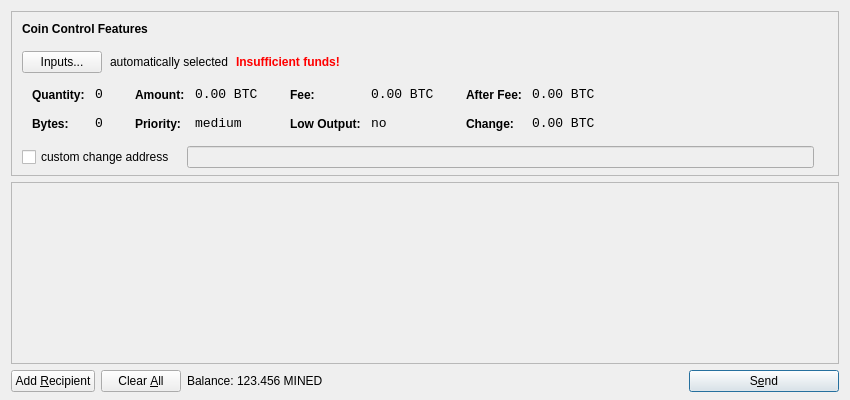
<?xml version="1.0" encoding="UTF-8"?>
<ui version="4.0">
 <class>SendCoinsDialog</class>
 <widget class="QDialog" name="SendCoinsDialog">
  <property name="geometry">
   <rect>
    <x>0</x>
    <y>0</y>
    <width>850</width>
    <height>400</height>
   </rect>
  </property>
  <property name="windowTitle">
   <string>Send Coins</string>
  </property>
  <layout class="QVBoxLayout" name="verticalLayout" stretch="0,1,0">
   <property name="bottomMargin">
    <number>8</number>
   </property>
   <item>
    <widget class="QFrame" name="frameCoinControl">
     <property name="sizePolicy">
      <sizepolicy hsizetype="Expanding" vsizetype="Expanding">
       <horstretch>0</horstretch>
       <verstretch>0</verstretch>
      </sizepolicy>
     </property>
     <property name="maximumSize">
      <size>
       <width>16777215</width>
       <height>16777215</height>
      </size>
     </property>
     <property name="frameShape">
      <enum>QFrame::StyledPanel</enum>
     </property>
     <property name="frameShadow">
      <enum>QFrame::Sunken</enum>
     </property>
     <layout class="QVBoxLayout" name="verticalLayoutCoinControl2">
      <property name="spacing">
       <number>-1</number>
      </property>
      <property name="leftMargin">
       <number>0</number>
      </property>
      <property name="topMargin">
       <number>0</number>
      </property>
      <property name="rightMargin">
       <number>0</number>
      </property>
      <property name="bottomMargin">
       <number>6</number>
      </property>
      <item>
       <layout class="QVBoxLayout" name="verticalLayoutCoinControl" stretch="0,0,0,0,1">
        <property name="spacing">
         <number>0</number>
        </property>
        <property name="leftMargin">
         <number>10</number>
        </property>
        <property name="topMargin">
         <number>10</number>
        </property>
        <item>
         <layout class="QHBoxLayout" name="horizontalLayoutCoinControl1">
          <property name="bottomMargin">
           <number>15</number>
          </property>
          <item>
           <widget class="QLabel" name="labelCoinControlFeatures">
            <property name="sizePolicy">
             <sizepolicy hsizetype="Preferred" vsizetype="Maximum">
              <horstretch>0</horstretch>
              <verstretch>0</verstretch>
             </sizepolicy>
            </property>
            <property name="font">
             <font>
              <weight>75</weight>
              <bold>true</bold>
             </font>
            </property>
            <property name="styleSheet">
             <string notr="true">font-weight:bold;</string>
            </property>
            <property name="text">
             <string>Coin Control Features</string>
            </property>
           </widget>
          </item>
         </layout>
        </item>
        <item>
         <layout class="QHBoxLayout" name="horizontalLayoutCoinControl2" stretch="0,0,0,0">
          <property name="spacing">
           <number>8</number>
          </property>
          <property name="bottomMargin">
           <number>10</number>
          </property>
          <item>
           <widget class="QPushButton" name="pushButtonCoinControl">
            <property name="styleSheet">
             <string notr="true"/>
            </property>
            <property name="text">
             <string>Inputs...</string>
            </property>
           </widget>
          </item>
          <item>
           <widget class="QLabel" name="labelCoinControlAutomaticallySelected">
            <property name="text">
             <string>automatically selected</string>
            </property>
            <property name="margin">
             <number>5</number>
            </property>
           </widget>
          </item>
          <item>
           <widget class="QLabel" name="labelCoinControlInsuffFunds">
            <property name="font">
             <font>
              <weight>75</weight>
              <bold>true</bold>
             </font>
            </property>
            <property name="styleSheet">
             <string notr="true">color:red;font-weight:bold;</string>
            </property>
            <property name="text">
             <string>Insufficient funds!</string>
            </property>
            <property name="margin">
             <number>5</number>
            </property>
           </widget>
          </item>
          <item>
           <spacer name="horizontalSpacerCoinControl">
            <property name="orientation">
             <enum>Qt::Horizontal</enum>
            </property>
            <property name="sizeHint" stdset="0">
             <size>
              <width>40</width>
              <height>1</height>
             </size>
            </property>
           </spacer>
          </item>
         </layout>
        </item>
        <item>
         <widget class="QWidget" name="widgetCoinControl" native="true">
          <property name="sizePolicy">
           <sizepolicy hsizetype="Preferred" vsizetype="Preferred">
            <horstretch>0</horstretch>
            <verstretch>0</verstretch>
           </sizepolicy>
          </property>
          <property name="minimumSize">
           <size>
            <width>0</width>
            <height>0</height>
           </size>
          </property>
          <property name="styleSheet">
           <string notr="true"/>
          </property>
          <layout class="QHBoxLayout" name="horizontalLayoutCoinControl5">
           <property name="margin">
            <number>0</number>
           </property>
           <item>
            <layout class="QHBoxLayout" name="horizontalLayoutCoinControl3" stretch="0,0,0,1">
             <property name="spacing">
              <number>20</number>
             </property>
             <property name="topMargin">
              <number>0</number>
             </property>
             <property name="bottomMargin">
              <number>10</number>
             </property>
             <item>
              <layout class="QFormLayout" name="formLayoutCoinControl1">
               <property name="horizontalSpacing">
                <number>10</number>
               </property>
               <property name="verticalSpacing">
                <number>14</number>
               </property>
               <property name="leftMargin">
                <number>10</number>
               </property>
               <property name="topMargin">
                <number>4</number>
               </property>
               <property name="rightMargin">
                <number>6</number>
               </property>
               <item row="0" column="0">
                <widget class="QLabel" name="labelCoinControlQuantityText">
                 <property name="styleSheet">
                  <string notr="true">font-weight:bold;</string>
                 </property>
                 <property name="text">
                  <string>Quantity:</string>
                 </property>
                 <property name="margin">
                  <number>0</number>
                 </property>
                </widget>
               </item>
               <item row="0" column="1">
                <widget class="QLabel" name="labelCoinControlQuantity">
                 <property name="font">
                  <font>
                   <family>Monospace</family>
                   <pointsize>10</pointsize>
                  </font>
                 </property>
                 <property name="cursor">
                  <cursorShape>IBeamCursor</cursorShape>
                 </property>
                 <property name="contextMenuPolicy">
                  <enum>Qt::ActionsContextMenu</enum>
                 </property>
                 <property name="text">
                  <string notr="true">0</string>
                 </property>
                 <property name="margin">
                  <number>0</number>
                 </property>
                 <property name="textInteractionFlags">
                  <set>Qt::LinksAccessibleByMouse|Qt::TextSelectableByKeyboard|Qt::TextSelectableByMouse</set>
                 </property>
                </widget>
               </item>
               <item row="1" column="0">
                <widget class="QLabel" name="labelCoinControlBytesText">
                 <property name="styleSheet">
                  <string notr="true">font-weight:bold;</string>
                 </property>
                 <property name="text">
                  <string>Bytes:</string>
                 </property>
                </widget>
               </item>
               <item row="1" column="1">
                <widget class="QLabel" name="labelCoinControlBytes">
                 <property name="font">
                  <font>
                   <family>Monospace</family>
                   <pointsize>10</pointsize>
                  </font>
                 </property>
                 <property name="cursor">
                  <cursorShape>IBeamCursor</cursorShape>
                 </property>
                 <property name="contextMenuPolicy">
                  <enum>Qt::ActionsContextMenu</enum>
                 </property>
                 <property name="text">
                  <string notr="true">0</string>
                 </property>
                 <property name="textInteractionFlags">
                  <set>Qt::LinksAccessibleByMouse|Qt::TextSelectableByKeyboard|Qt::TextSelectableByMouse</set>
                 </property>
                </widget>
               </item>
              </layout>
             </item>
             <item>
              <layout class="QFormLayout" name="formLayoutCoinControl2">
               <property name="horizontalSpacing">
                <number>10</number>
               </property>
               <property name="verticalSpacing">
                <number>14</number>
               </property>
               <property name="leftMargin">
                <number>6</number>
               </property>
               <property name="topMargin">
                <number>4</number>
               </property>
               <property name="rightMargin">
                <number>6</number>
               </property>
               <item row="0" column="0">
                <widget class="QLabel" name="labelCoinControlAmountText">
                 <property name="styleSheet">
                  <string notr="true">font-weight:bold;</string>
                 </property>
                 <property name="text">
                  <string>Amount:</string>
                 </property>
                 <property name="margin">
                  <number>0</number>
                 </property>
                </widget>
               </item>
               <item row="0" column="1">
                <widget class="QLabel" name="labelCoinControlAmount">
                 <property name="font">
                  <font>
                   <family>Monospace</family>
                   <pointsize>10</pointsize>
                  </font>
                 </property>
                 <property name="cursor">
                  <cursorShape>IBeamCursor</cursorShape>
                 </property>
                 <property name="contextMenuPolicy">
                  <enum>Qt::ActionsContextMenu</enum>
                 </property>
                 <property name="text">
                  <string notr="true">0.00 BTC</string>
                 </property>
                 <property name="textInteractionFlags">
                  <set>Qt::LinksAccessibleByMouse|Qt::TextSelectableByKeyboard|Qt::TextSelectableByMouse</set>
                 </property>
                </widget>
               </item>
               <item row="1" column="0">
                <widget class="QLabel" name="labelCoinControlPriorityText">
                 <property name="styleSheet">
                  <string notr="true">font-weight:bold;</string>
                 </property>
                 <property name="text">
                  <string>Priority:</string>
                 </property>
                </widget>
               </item>
               <item row="1" column="1">
                <widget class="QLabel" name="labelCoinControlPriority">
                 <property name="font">
                  <font>
                   <family>Monospace</family>
                   <pointsize>10</pointsize>
                  </font>
                 </property>
                 <property name="cursor">
                  <cursorShape>IBeamCursor</cursorShape>
                 </property>
                 <property name="contextMenuPolicy">
                  <enum>Qt::ActionsContextMenu</enum>
                 </property>
                 <property name="text">
                  <string>medium</string>
                 </property>
                 <property name="textInteractionFlags">
                  <set>Qt::LinksAccessibleByMouse|Qt::TextSelectableByKeyboard|Qt::TextSelectableByMouse</set>
                 </property>
                </widget>
               </item>
              </layout>
             </item>
             <item>
              <layout class="QFormLayout" name="formLayoutCoinControl3">
               <property name="horizontalSpacing">
                <number>10</number>
               </property>
               <property name="verticalSpacing">
                <number>14</number>
               </property>
               <property name="leftMargin">
                <number>6</number>
               </property>
               <property name="topMargin">
                <number>4</number>
               </property>
               <property name="rightMargin">
                <number>6</number>
               </property>
               <item row="0" column="0">
                <widget class="QLabel" name="labelCoinControlFeeText">
                 <property name="styleSheet">
                  <string notr="true">font-weight:bold;</string>
                 </property>
                 <property name="text">
                  <string>Fee:</string>
                 </property>
                 <property name="margin">
                  <number>0</number>
                 </property>
                </widget>
               </item>
               <item row="0" column="1">
                <widget class="QLabel" name="labelCoinControlFee">
                 <property name="font">
                  <font>
                   <family>Monospace</family>
                   <pointsize>10</pointsize>
                  </font>
                 </property>
                 <property name="cursor">
                  <cursorShape>IBeamCursor</cursorShape>
                 </property>
                 <property name="contextMenuPolicy">
                  <enum>Qt::ActionsContextMenu</enum>
                 </property>
                 <property name="text">
                  <string notr="true">0.00 BTC</string>
                 </property>
                 <property name="textInteractionFlags">
                  <set>Qt::LinksAccessibleByMouse|Qt::TextSelectableByKeyboard|Qt::TextSelectableByMouse</set>
                 </property>
                </widget>
               </item>
               <item row="1" column="0">
                <widget class="QLabel" name="labelCoinControlLowOutputText">
                 <property name="styleSheet">
                  <string notr="true">font-weight:bold;</string>
                 </property>
                 <property name="text">
                  <string>Low Output:</string>
                 </property>
                </widget>
               </item>
               <item row="1" column="1">
                <widget class="QLabel" name="labelCoinControlLowOutput">
                 <property name="font">
                  <font>
                   <family>Monospace</family>
                   <pointsize>10</pointsize>
                  </font>
                 </property>
                 <property name="cursor">
                  <cursorShape>IBeamCursor</cursorShape>
                 </property>
                 <property name="contextMenuPolicy">
                  <enum>Qt::ActionsContextMenu</enum>
                 </property>
                 <property name="text">
                  <string>no</string>
                 </property>
                 <property name="textInteractionFlags">
                  <set>Qt::LinksAccessibleByMouse|Qt::TextSelectableByKeyboard|Qt::TextSelectableByMouse</set>
                 </property>
                </widget>
               </item>
              </layout>
             </item>
             <item>
              <layout class="QFormLayout" name="formLayoutCoinControl4">
               <property name="horizontalSpacing">
                <number>10</number>
               </property>
               <property name="verticalSpacing">
                <number>14</number>
               </property>
               <property name="leftMargin">
                <number>6</number>
               </property>
               <property name="topMargin">
                <number>4</number>
               </property>
               <property name="rightMargin">
                <number>6</number>
               </property>
               <item row="0" column="0">
                <widget class="QLabel" name="labelCoinControlAfterFeeText">
                 <property name="styleSheet">
                  <string notr="true">font-weight:bold;</string>
                 </property>
                 <property name="text">
                  <string>After Fee:</string>
                 </property>
                 <property name="margin">
                  <number>0</number>
                 </property>
                </widget>
               </item>
               <item row="0" column="1">
                <widget class="QLabel" name="labelCoinControlAfterFee">
                 <property name="font">
                  <font>
                   <family>Monospace</family>
                   <pointsize>10</pointsize>
                  </font>
                 </property>
                 <property name="cursor">
                  <cursorShape>IBeamCursor</cursorShape>
                 </property>
                 <property name="contextMenuPolicy">
                  <enum>Qt::ActionsContextMenu</enum>
                 </property>
                 <property name="text">
                  <string notr="true">0.00 BTC</string>
                 </property>
                 <property name="textInteractionFlags">
                  <set>Qt::LinksAccessibleByMouse|Qt::TextSelectableByKeyboard|Qt::TextSelectableByMouse</set>
                 </property>
                </widget>
               </item>
               <item row="1" column="0">
                <widget class="QLabel" name="labelCoinControlChangeText">
                 <property name="styleSheet">
                  <string notr="true">font-weight:bold;</string>
                 </property>
                 <property name="text">
                  <string>Change:</string>
                 </property>
                </widget>
               </item>
               <item row="1" column="1">
                <widget class="QLabel" name="labelCoinControlChange">
                 <property name="font">
                  <font>
                   <family>Monospace</family>
                   <pointsize>10</pointsize>
                  </font>
                 </property>
                 <property name="cursor">
                  <cursorShape>IBeamCursor</cursorShape>
                 </property>
                 <property name="contextMenuPolicy">
                  <enum>Qt::ActionsContextMenu</enum>
                 </property>
                 <property name="text">
                  <string notr="true">0.00 BTC</string>
                 </property>
                 <property name="textInteractionFlags">
                  <set>Qt::LinksAccessibleByMouse|Qt::TextSelectableByKeyboard|Qt::TextSelectableByMouse</set>
                 </property>
                </widget>
               </item>
              </layout>
             </item>
            </layout>
           </item>
          </layout>
         </widget>
        </item>
        <item>
         <layout class="QHBoxLayout" name="horizontalLayoutCoinControl4" stretch="0,0,0">
          <property name="spacing">
           <number>12</number>
          </property>
          <property name="sizeConstraint">
           <enum>QLayout::SetDefaultConstraint</enum>
          </property>
          <property name="topMargin">
           <number>5</number>
          </property>
          <property name="rightMargin">
           <number>5</number>
          </property>
          <item>
           <widget class="QCheckBox" name="checkBoxCoinControlChange">
            <property name="text">
             <string>custom change address</string>
            </property>
           </widget>
          </item>
          <item>
           <widget class="QLineEdit" name="lineEditCoinControlChange">
            <property name="enabled">
             <bool>false</bool>
            </property>
            <property name="sizePolicy">
             <sizepolicy hsizetype="Expanding" vsizetype="Fixed">
              <horstretch>0</horstretch>
              <verstretch>0</verstretch>
             </sizepolicy>
            </property>
           </widget>
          </item>
          <item>
           <widget class="QLabel" name="labelCoinControlChangeLabel">
            <property name="sizePolicy">
             <sizepolicy hsizetype="Preferred" vsizetype="Expanding">
              <horstretch>0</horstretch>
              <verstretch>0</verstretch>
             </sizepolicy>
            </property>
            <property name="minimumSize">
             <size>
              <width>0</width>
              <height>0</height>
             </size>
            </property>
            <property name="text">
             <string/>
            </property>
            <property name="margin">
             <number>3</number>
            </property>
           </widget>
          </item>
         </layout>
        </item>
        <item>
         <spacer name="verticalSpacerCoinControl">
          <property name="orientation">
           <enum>Qt::Vertical</enum>
          </property>
          <property name="sizeHint" stdset="0">
           <size>
            <width>800</width>
            <height>1</height>
           </size>
          </property>
         </spacer>
        </item>
       </layout>
      </item>
     </layout>
    </widget>
   </item>
   <item>
    <widget class="QScrollArea" name="scrollArea">
     <property name="widgetResizable">
      <bool>true</bool>
     </property>
     <widget class="QWidget" name="scrollAreaWidgetContents">
      <property name="geometry">
       <rect>
        <x>0</x>
        <y>0</y>
        <width>830</width>
        <height>165</height>
       </rect>
      </property>
      <layout class="QVBoxLayout" name="verticalLayout_2">
       <property name="margin">
        <number>0</number>
       </property>
       <item>
        <layout class="QVBoxLayout" name="entries">
         <property name="spacing">
          <number>6</number>
         </property>
        </layout>
       </item>
       <item>
        <spacer name="verticalSpacer">
         <property name="orientation">
          <enum>Qt::Vertical</enum>
         </property>
         <property name="sizeHint" stdset="0">
          <size>
           <width>20</width>
           <height>40</height>
          </size>
         </property>
        </spacer>
       </item>
      </layout>
     </widget>
    </widget>
   </item>
   <item>
    <layout class="QHBoxLayout" name="horizontalLayout">
     <item>
      <widget class="QPushButton" name="addButton">
       <property name="toolTip">
        <string>Send to multiple recipients at once</string>
       </property>
       <property name="text">
        <string>Add &amp;Recipient</string>
       </property>
       <property name="icon">
        <iconset resource="../bitcoin.qrc">
         <normaloff>:/icons/add</normaloff>:/icons/add</iconset>
       </property>
       <property name="autoDefault">
        <bool>false</bool>
       </property>
      </widget>
     </item>
     <item>
      <widget class="QPushButton" name="clearButton">
       <property name="sizePolicy">
        <sizepolicy hsizetype="Minimum" vsizetype="Fixed">
         <horstretch>0</horstretch>
         <verstretch>0</verstretch>
        </sizepolicy>
       </property>
       <property name="toolTip">
        <string>Remove all transaction fields</string>
       </property>
       <property name="text">
        <string>Clear &amp;All</string>
       </property>
       <property name="icon">
        <iconset resource="../bitcoin.qrc">
         <normaloff>:/icons/remove</normaloff>:/icons/remove</iconset>
       </property>
       <property name="autoRepeatDelay">
        <number>300</number>
       </property>
       <property name="autoDefault">
        <bool>false</bool>
       </property>
      </widget>
     </item>
     <item>
      <layout class="QHBoxLayout" name="horizontalLayout_2">
       <property name="spacing">
        <number>3</number>
       </property>
       <item>
        <widget class="QLabel" name="label">
         <property name="text">
          <string>Balance:</string>
         </property>
        </widget>
       </item>
       <item>
        <widget class="QLabel" name="labelBalance">
         <property name="cursor">
          <cursorShape>IBeamCursor</cursorShape>
         </property>
         <property name="text">
          <string>123.456 MINED</string>
         </property>
         <property name="textInteractionFlags">
          <set>Qt::LinksAccessibleByMouse|Qt::TextSelectableByKeyboard|Qt::TextSelectableByMouse</set>
         </property>
        </widget>
       </item>
      </layout>
     </item>
     <item>
      <spacer name="horizontalSpacer">
       <property name="orientation">
        <enum>Qt::Horizontal</enum>
       </property>
       <property name="sizeHint" stdset="0">
        <size>
         <width>40</width>
         <height>20</height>
        </size>
       </property>
      </spacer>
     </item>
     <item>
      <widget class="QPushButton" name="sendButton">
       <property name="minimumSize">
        <size>
         <width>150</width>
         <height>0</height>
        </size>
       </property>
       <property name="toolTip">
        <string>Confirm the send action</string>
       </property>
       <property name="text">
        <string>S&amp;end</string>
       </property>
       <property name="icon">
        <iconset resource="../bitcoin.qrc">
         <normaloff>:/icons/send</normaloff>:/icons/send</iconset>
       </property>
       <property name="default">
        <bool>true</bool>
       </property>
      </widget>
     </item>
    </layout>
   </item>
  </layout>
 </widget>
 <resources>
  <include location="../bitcoin.qrc"/>
 </resources>
 <connections/>
</ui>
